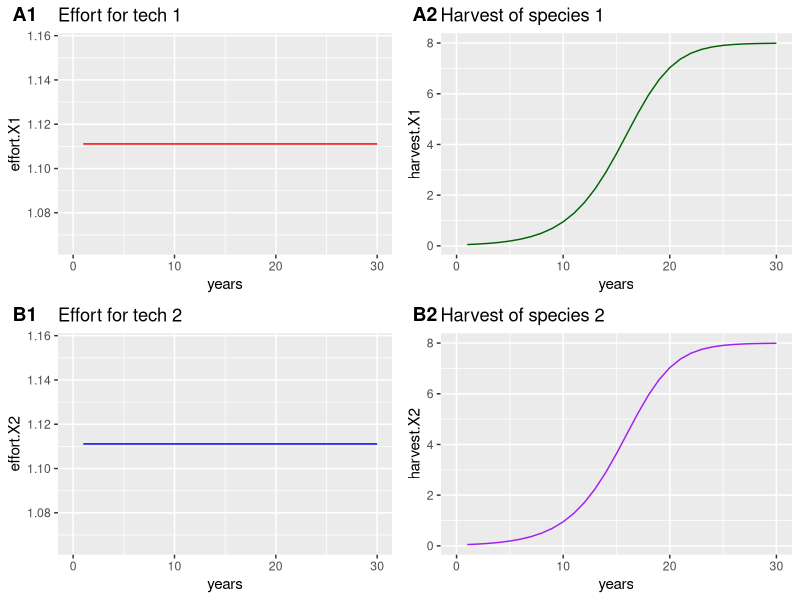
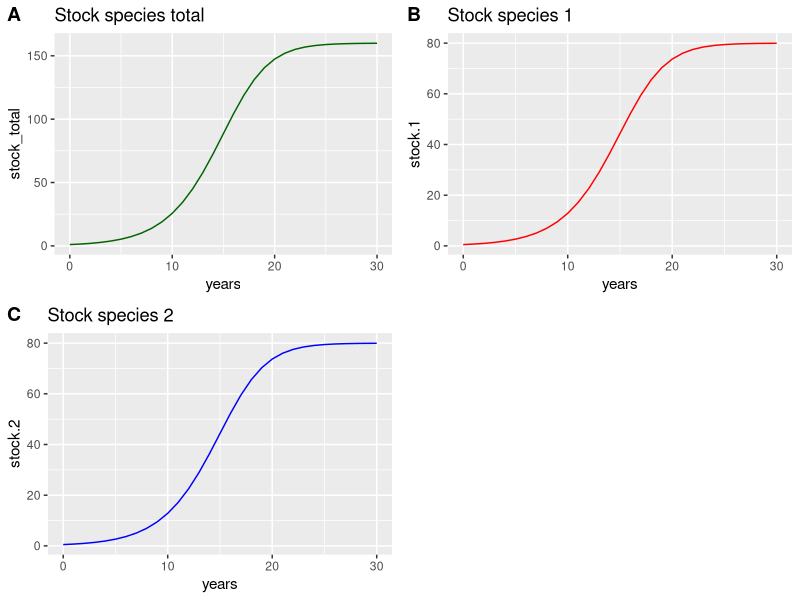
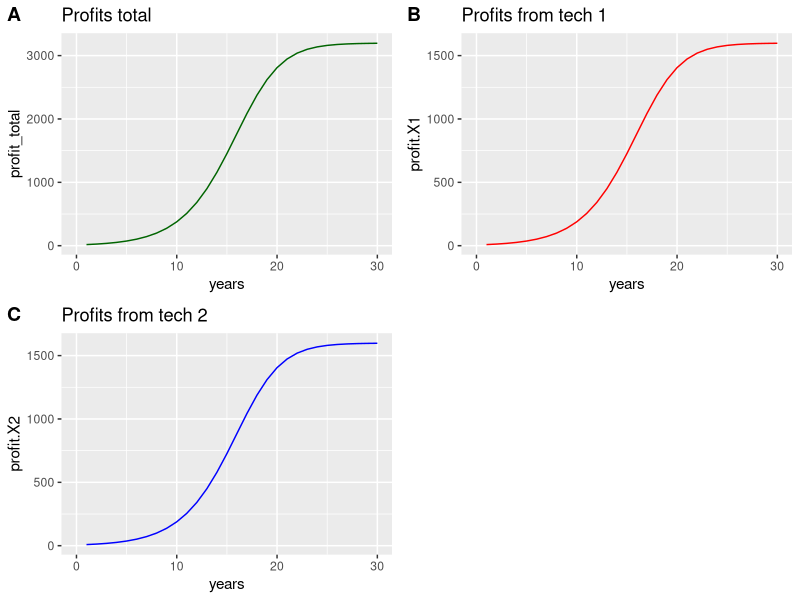

Generate these figures, in order, with R:
## ---- chunk 1
knitr::opts_chunk$set(echo = TRUE)


library(tidyverse)
library(ggplot2)
library(cowplot)
library(quadprog)

## ---- chunk 2
# Species:
# s = species, r, K, X, p

# Overexploited s=1, r=0.5, K=100, X=0.5, p=200
# Healthy, r=0.5, K=100, X=80, p=200
# mixed previous 2  overxploited for species 2 (X0=0.5) 
# and healthy species 1 (X0=80)
# We repeat the mixed case but P_1=150 P_2=200
s1 <- c(s=1, r=0.5, K=100, X=0.5, p=200) 
s2 <- c(s=2, r=0.5, K=100, X=0.5, p=200) 


# t = tech, q1 = catchability species 1, q2 = catchability species 2...

t1 <- c(t=1, q1=0.05, q2=0.04)
t2 <- c(t=2, q1=0.04, q2=0.05)

# Tech cost: t = tech, cost = cost per unit effort
c1 <- c(t=1, cost=1)
c2 <- c(t=2, cost=1)

# Baskets: bimary matrix of # species x # baskets, where 1 means that species is in that basket

b1 <- c(s1 = 1, s2 = 1)

# Quotas: position = basket, number is the harvest limit.
# We want this to be 0.1 of the preceeding stock under constant mortality, so this will have to change to just input constant m.

mortality = 0.1

# Years
years = 30
## ---- chunk 3
species = list(s1, s2)
tech = list(t1, t2)
cost = list(c1, c2)
baskets = list(b1)
## ---- chunk 4
qb_stock <- function(species, tech, cost, baskets, mortality, years){
  
  # Make useful data frames of each of our lists: this allows any number to be added.
  sp_df <- as.data.frame(do.call(rbind, species))
  tech_df <- as.data.frame(do.call(rbind, tech))
  cost_df <- as.data.frame(do.call(rbind, cost))
  baskets_df <- as.data.frame(do.call(rbind, baskets))
  
  # Calculate number of tech and species
  ntech <- nrow(tech_df)
  nspecies <- nrow(sp_df)
  
  # Add starting stock values.
  stock_df <- data.frame(t(sp_df$X))
  
  # Make a few full data frames we can fill later
  h_df <- data.frame(matrix(ncol = nspecies))
  e_df <- data.frame(matrix(ncol = ntech))
  pft_df <- data.frame(matrix(ncol = ntech))
  pft_sp_df <- data.frame(matrix(ncol = nspecies))
  horizon <-seq(0, years,by=1) 
  #WWWW
  # We still probably want to calculate harvest per species AND technology...
  #WWWW
  
  
  ### --------
  ### Unchanging Parameters
  ### --------
  
  # D is the cost matrix, where the diagonal values are the cost of each tech:
  D <- matrix(0, nrow = ntech, ncol = ntech)
  diag(D) <- 2*cost_df$cost
  
  # Z is the the tech matrix
  Z <- as.matrix(tech_df[,-1])
  
  # P is the price matrix
  P <- sp_df$p
  
  # M is whether a species is contained in a basket:
  M <- as.matrix(baskets_df)
    
  ### --------
  ### Changing Parameters
  ### --------
  
  for (i in 1:years){
    ### ------
    ### Calculate effort per year
    ### ------
    E <- NULL
    # B, where the diagonal corresponds to stock sizes (X) for each species
    B <- matrix(0, nrow = nspecies, ncol = nspecies)
    diag(B) <- as.numeric(tail(stock_df,1)) ### Stock goes here...
    # d combines the P,B,and Z matrices yeilding the per tech revenue (1xtech)
    # (1xspecies)x(speciesxspecies)x(speciesxtech)
    d <- t(t(P)%*%B%*%Z)
    # A is the transpose matrix that defines which basket each species is in:
    A <- -1*M%*%B%*%Z
    t_A <- t(A)
    # We need to calculate the basket caps based on the initial BASKET size(not stock size!):
    viz_stock <- rowSums(tail(stock_df,1)) ### And here...
    #b <- -10
    b <- -viz_stock * mortality
    # Find optimal efforts
    E <- solve.QP(D,d,t_A,b, meq=0)$solution # Vector where the position is the effort per tech.
    
    ### ------
    ### Calculate harvest for each species for the year
    ### ------
    # Repeat E for each species, so we have effort per tech per species:
    h <- c(B%*%Z%*%E) # Position corresponds to the species:
    # Calculate stock growth with X(t+1) = Xt + Xt*r*(1-Xt/K) - h
    stock_next <- tail(stock_df,1) + sp_df$r*tail(stock_df,1)*(1-tail(stock_df,1)/sp_df$K) - h
    stock_df <- rbind(stock_df, stock_next)
    
    ### Calculate profit for each technology for the year
    ### -----
    
    # (1xtech)*(techx1)
    Rev <- as.data.frame(t(d)*E)
    
    # .5 * (1xtech) * (techxtech) x (techx1)
    Costz <- as.data.frame((1/2)*t(E)%*%D*E)
    
    pft <- as.data.frame(Rev - Costz)
    names(pft) <- names(pft_df)
    
    ### Profit per species
    ### -----

    # (1xtech)*(techxspecies) = (1xspecies)
    # profit per tech x catchability

    pft_sp <- pft*Z
    names(pft_sp) <- names(pft_sp_df)
    
    h_df <- rbind(h_df, h)
    e_df <- rbind(e_df, E)
    pft_df <- rbind(pft_df, pft)
    pft_sp_df <- rbind(pft_sp_df, pft_sp)

  }
  
  ?rbind()
  rownames(stock_df) <- NULL
  colnames(stock_df) <- sp_df$s
  return(list(stock = stock_df, harvest = h_df, effort = e_df, profit = pft_df, profit_species = pft_sp_df,years=horizon))
}

test <- qb_stock(species, tech, cost, baskets, mortality, years)

test$effort

test$harvest

test$stock

test$profit

test$profit_species


## ---- chunk 5
# we put results into a dataframe
results <- as.data.frame(test) %>% 
  mutate(stock_total=stock.1+stock.2, # we sum stocks...
         profit_total=profit.X1+profit.X2) #we sum profits...

# graphs of effort and harvest
effort_x1 <- ggplot(results)+
  geom_line(aes(x=years,y=effort.X1), color="red")+
  labs(title="Effort for tech 1")

effort_x2 <- ggplot(results)+
  geom_line(aes(x=years,y=effort.X2), color="blue")+
  labs(title="Effort for tech 2")

harvest_x1 <- ggplot(results)+
  geom_line(aes(x=years,y=harvest.X1), color="darkgreen")+
  labs(title="Harvest of species 1")

harvest_x2 <- ggplot(results)+
  geom_line(aes(x=years,y=harvest.X2), color="purple")+
  labs(title="Harvest of species 2")

plot_grid(effort_x1, harvest_x1, 
          effort_x2, harvest_x2, 
          labels = c("A1", "A2", "B1", "B2"),
          ncol = 2, nrow = 2)

# graphs of biomass
biomass_x1 <- ggplot(results)+
  geom_line(aes(x=years,y=stock.1), color="red")+
  labs(title="Stock species 1")

biomass_x2 <- ggplot(results)+
  geom_line(aes(x=years,y=stock.2), color="blue")+
  labs(title="Stock species 2")

biomass_x <- ggplot(results)+
  geom_line(aes(x=years,y=stock_total), color="darkgreen")+
  labs(title="Stock species total")

plot_grid(biomass_x, biomass_x1, biomass_x2, 
          labels = c("A", "B", "C"),
          ncol = 2, nrow = 2)

# graphs for profits

profits_e1 <- ggplot(results)+
  geom_line(aes(x=years,y=profit.X1), color="red")+
  labs(title="Profits from tech 1")

profits_e2 <- ggplot(results)+
  geom_line(aes(x=years,y=profit.X2), color="blue")+
  labs(title="Profits from tech 2")

profits_total <- ggplot(results)+
  geom_line(aes(x=years,y=profit_total), color="darkgreen")+
  labs(title="Profits total")

plot_grid(profits_total, profits_e1, profits_e2, 
          labels = c("A", "B", "C"),
          ncol = 2, nrow = 2)
